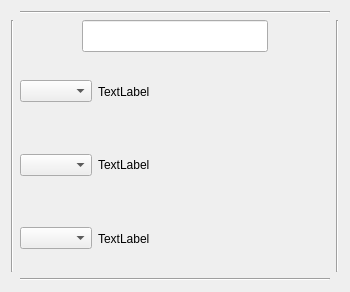
<?xml version="1.0" encoding="UTF-8"?>
<ui version="4.0">
 <class>Form</class>
 <widget class="QWidget" name="Form">
  <property name="geometry">
   <rect>
    <x>0</x>
    <y>0</y>
    <width>350</width>
    <height>292</height>
   </rect>
  </property>
  <property name="sizePolicy">
   <sizepolicy hsizetype="Preferred" vsizetype="Fixed">
    <horstretch>0</horstretch>
    <verstretch>0</verstretch>
   </sizepolicy>
  </property>
  <property name="windowTitle">
   <string>Form</string>
  </property>
  <layout class="QGridLayout" name="gridLayout">
   <item row="1" column="0">
    <widget class="Line" name="line">
     <property name="orientation">
      <enum>Qt::Vertical</enum>
     </property>
    </widget>
   </item>
   <item row="1" column="2">
    <widget class="Line" name="line_3">
     <property name="orientation">
      <enum>Qt::Vertical</enum>
     </property>
    </widget>
   </item>
   <item row="0" column="1">
    <widget class="Line" name="line_2">
     <property name="orientation">
      <enum>Qt::Horizontal</enum>
     </property>
    </widget>
   </item>
   <item row="1" column="1">
    <layout class="QVBoxLayout" name="verlayout_sensor1_4">
     <property name="sizeConstraint">
      <enum>QLayout::SetFixedSize</enum>
     </property>
     <item>
      <layout class="QHBoxLayout" name="horlayout_sensor1_13" stretch="2,6,2">
       <property name="sizeConstraint">
        <enum>QLayout::SetMinAndMaxSize</enum>
       </property>
       <item>
        <spacer name="horizontalSpacer1_7">
         <property name="orientation">
          <enum>Qt::Horizontal</enum>
         </property>
         <property name="sizeHint" stdset="0">
          <size>
           <width>40</width>
           <height>20</height>
          </size>
         </property>
        </spacer>
       </item>
       <item>
        <widget class="QLineEdit" name="sensor_name1_4">
         <property name="font">
          <font>
           <pointsize>15</pointsize>
          </font>
         </property>
         <property name="alignment">
          <set>Qt::AlignCenter</set>
         </property>
         <property name="clearButtonEnabled">
          <bool>false</bool>
         </property>
        </widget>
       </item>
       <item>
        <spacer name="horizontalSpacer1_8">
         <property name="orientation">
          <enum>Qt::Horizontal</enum>
         </property>
         <property name="sizeHint" stdset="0">
          <size>
           <width>40</width>
           <height>20</height>
          </size>
         </property>
        </spacer>
       </item>
      </layout>
     </item>
     <item>
      <layout class="QHBoxLayout" name="horlayout_sensor1_14" stretch="2,8">
       <item>
        <widget class="QComboBox" name="combobox_sensor1_11">
         <property name="sizePolicy">
          <sizepolicy hsizetype="Preferred" vsizetype="Fixed">
           <horstretch>0</horstretch>
           <verstretch>0</verstretch>
          </sizepolicy>
         </property>
        </widget>
       </item>
       <item>
        <widget class="QLabel" name="lbl_sensor1_11">
         <property name="sizePolicy">
          <sizepolicy hsizetype="Preferred" vsizetype="Preferred">
           <horstretch>0</horstretch>
           <verstretch>0</verstretch>
          </sizepolicy>
         </property>
         <property name="text">
          <string>TextLabel</string>
         </property>
        </widget>
       </item>
      </layout>
     </item>
     <item>
      <layout class="QHBoxLayout" name="horlayout_sensor1_15" stretch="2,8">
       <item>
        <widget class="QComboBox" name="combobox_sensor1_12">
         <property name="sizePolicy">
          <sizepolicy hsizetype="Preferred" vsizetype="Fixed">
           <horstretch>0</horstretch>
           <verstretch>0</verstretch>
          </sizepolicy>
         </property>
        </widget>
       </item>
       <item>
        <widget class="QLabel" name="lbl_sensor1_12">
         <property name="sizePolicy">
          <sizepolicy hsizetype="Preferred" vsizetype="Preferred">
           <horstretch>0</horstretch>
           <verstretch>0</verstretch>
          </sizepolicy>
         </property>
         <property name="text">
          <string>TextLabel</string>
         </property>
        </widget>
       </item>
      </layout>
     </item>
     <item>
      <layout class="QHBoxLayout" name="horlayout_sensor1_16" stretch="2,8">
       <item>
        <widget class="QComboBox" name="combobox_sensor1_13"/>
       </item>
       <item>
        <widget class="QLabel" name="lbl_sensor1_13">
         <property name="text">
          <string>TextLabel</string>
         </property>
        </widget>
       </item>
      </layout>
     </item>
    </layout>
   </item>
   <item row="2" column="1">
    <widget class="Line" name="line_4">
     <property name="orientation">
      <enum>Qt::Horizontal</enum>
     </property>
    </widget>
   </item>
  </layout>
 </widget>
 <resources/>
 <connections/>
</ui>
